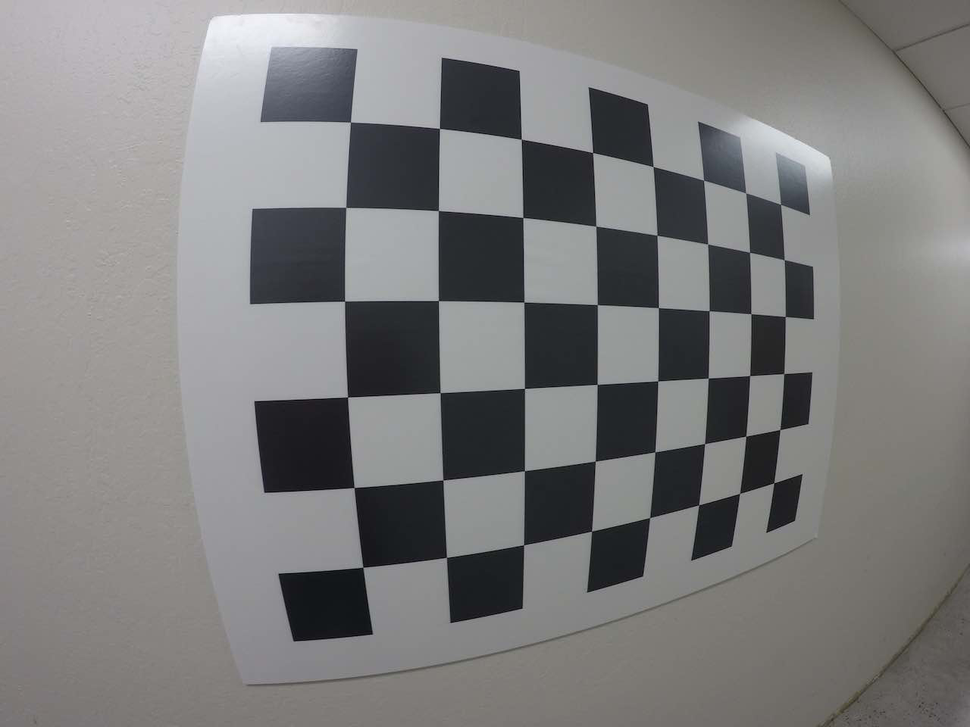
#> input picture Lesson6/test_images/test_image2.png, 970 x 727 px, shrunk from 1280 x 960 before the run
$ jupyter execute undistort-transform.ipynb
#> lines starting #> are read from the running program, lines starting #| are printed output that depends on the picture; after the words box and inside, x2 and y2 are one past the last pixel; in counts of white or black regions, pixels touching at a corner belong together
# Undistort and Transform Perspective Quiz

Here's a tricky quiz for you! You have now seen how to find corners, calibrate your camera, undistort an image, and apply a perspective transform. Now it's your chance to perform all these steps on an image. In the last quiz you calibrated the camera, so here I'm giving you the camera matrix, mtx, and the distortion coefficients dist to start with.

Your goal is to generate output like the image shown above. To do that, you need to write a function that takes your distorted image as input and completes the following steps:

- Undistort the image using `cv2.undistort()` with `mtx` and `dist`
- Convert to grayscale
- Find the chessboard corners
- Draw corners
- Define 4 source points (the outer 4 corners detected in the chessboard pattern)
- Define 4 destination points (must be listed in the same order as src points!)
- Use `cv2.getPerspectiveTransform()` to get M, the transform matrix
- use `cv2.warpPerspective()` to apply M and warp your image to a top-down view

**HINT** : Source points are the x and y pixel values of any four corners on your chessboard, you can extract these from the corners array output from `cv2.findChessboardCorners()`. Your destination points are the x and y pixel values of where you want those four corners to be mapped to in the output image.

[cell 1]
import pickle
import cv2
import numpy as np
import matplotlib.pyplot as plt
import matplotlib.image as mpimg

## Load Distortion Coefficients
Read in the saved camera matrix and distortion coefficients

These are the arrays you calculated using `cv2.calibrateCamera()`

[cell 2]
dist_pickle = pickle.load( open( "wide_dist_pickle_2.p", "rb" ) )
#> (reads Lesson6/wide_dist_pickle_2.p from the repository)
mtx = dist_pickle["mtx"]
dist = dist_pickle["dist"]

## Read in an image

[cell 3]
img = cv2.imread('test_images/test_image2.png')
#> img is the input picture: shape (727, 970, 3); mean B, G, R 124.9, 125, 125.3
nx = 8 # the number of inside corners in x
ny = 6 # the number of inside corners in y
plt.imshow(img)

## Corners Unwarp

Pass in your image into this function
Write code to do the following steps
1. Undistort using mtx and dist
2. Convert to grayscale
3. Find the chessboard corners
4. If corners found:
    1. draw corners
    2. define 4 source points `src = np.float32([[,],[,],[,],[,]])`
     Note: you could pick any four of the detected corners
      as long as those four corners define a rectangle
     One especially smart way to do this would be to use four well-chosen
      corners that were automatically detected during the undistortion steps
     We recommend using the automatic detection of corners in your code
    3. define 4 destination points `dst = np.float32([[,],[,],[,],[,]])`
    4. use `cv2.getPerspectiveTransform()` to get M, the transform matrix
    5. use `cv2.warpPerspective()` to warp your image to a top-down view
delete the next two lines

[cell 4]
def cal_undistort(img, mtx, dist):
#     # Use cv2.calibrateCamera() and cv2.undistort()
#     img_size = (img.shape[1], img.shape[0])

#     # Do camera calibration given object points and image points
#     ret, mtx, dist, rvecs, tvecs = cv2.calibrateCamera(objpoints, imgpoints, img_size,None,None)


    dst = cv2.undistort(img, mtx, dist, None, mtx)
    return dst

def find_corners (img, nx, ny):
    # prepare object points, like (0,0,0), (1,0,0), (2,0,0) ....,(6,5,0)
    objp = np.zeros((6*8,3), np.float32)
    objp[:,:2] = np.mgrid[0:8, 0:6].T.reshape(-1,2)

    # Arrays to store object points and image points from all the images.
    objpoints = [] # 3d points in real world space
    imgpoints = [] # 2d points in image plane.

    gray = cv2.cvtColor(img, cv2.COLOR_BGR2GRAY)

    # Find the chessboard corners
    ret, corners = cv2.findChessboardCorners(gray, (nx, ny), None)
    # print ('Corners found %s', corners)
    # print ('Corners found %s', [corners[0, 0], corners[1, 0], corners[8, 0], corners[9, 0]])
    # print ('Corners shap %s', corners.shap)

    # If found, add object points, image points
    if ret == True:
        objpoints.append(objp)
        imgpoints.append(corners)

        # Draw and display the corners
        cv2.drawChessboardCorners(img, (8,6), corners, ret)
        #write_name = 'corners_found'+str(idx)+'.jpg'
        #cv2.imwrite(write_name, img)
        cv2.imshow('img', img)

    return corners

def corners_unwarp(img, nx, ny, mtx, dist):
    # Pass in your image into this function
    img_size = (img.shape[1], img.shape[0])

    # Write code to do the following steps
    # 1) Undistort using mtx and dist
    undistort_img = cal_undistort (img, mtx, dist)

    # 2) Convert to grayscale
    # 3) Find the chessboard corners
    corners = find_corners (undistort_img, nx, ny)

    # 4) If corners found:
    #         a) draw corners
    #         b) define 4 source points src = np.float32([[,],[,],[,],[,]])

    src = np.float32([corners[0, 0], corners[nx - 1, 0], corners[nx*(ny-1), 0], corners[nx*ny-1, 0]])
    # print('Src shape: %s', src.shape)
    # print('Src: %s', src)

    #              Note: you could pick any four of the detected corners
    #               as long as those four corners define a rectangle
    #              One especially smart way to do this would be to use four well-chosen
    #               corners that were automatically detected during the undistortion steps
    #              We recommend using the automatic detection of corners in your code
    #         c) define 4 destination points dst = np.float32([[,],[,],[,],[,]])
#     [[ 462.55078  161.32762]
#  [1030.1245   269.8507 ]
#  [ 478.81427  748.9179 ]
#  [1021.08344  637.51074]]
    x0, y0, xl, yl = 50, 50, 120, 120
    dst = np.float32([[x0, y0],[x0+(nx-1)*xl, y0],[x0, y0+(ny-1)*yl],[x0+(nx-1)*xl, y0+(ny-1)*yl]])
    # print('dst: %s', dst)

    #         d) use cv2.getPerspectiveTransform() to get M, the transform matrix
    M = cv2.getPerspectiveTransform(src, dst)

    #         e) use cv2.warpPerspective() to warp your image to a top-down view
    warped = cv2.warpPerspective(undistort_img, M, img_size, flags=cv2.INTER_LINEAR)

    # delete the next two lines
#     M = None
#     warped = np.copy(img)
    return warped, M

## Call and show outcome

[cell 5]
top_down, perspective_M = corners_unwarp(img, nx, ny, mtx, dist)
#> in cal_undistort, `dst = cv2.undistort(img, mtx, dist, None, mtx)`:
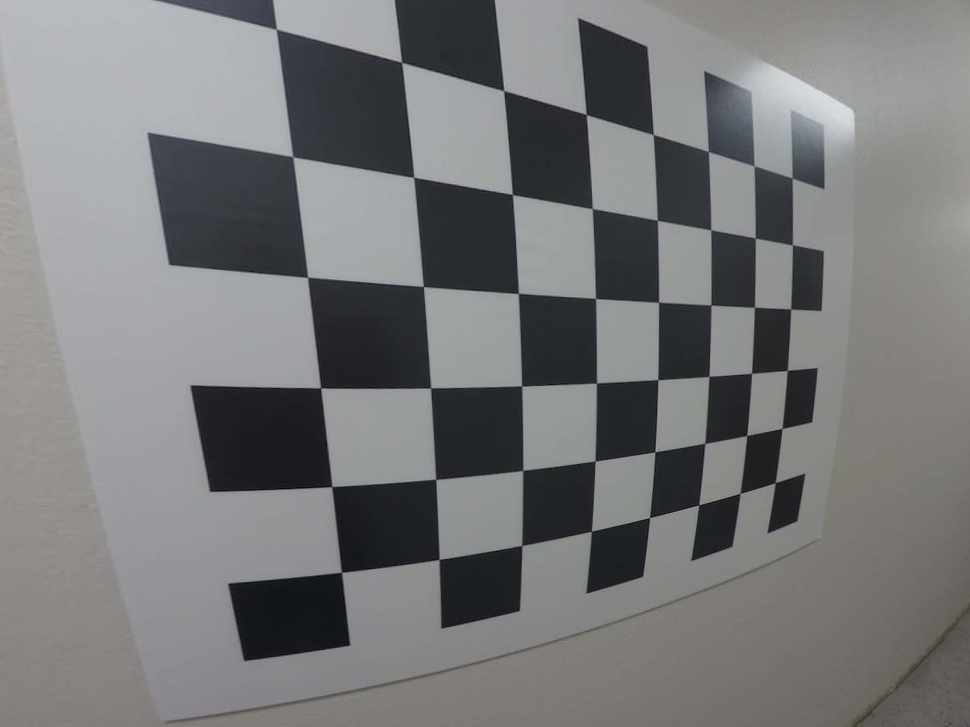
#> dst: shape (727, 970, 3); mean B, G, R 120.7, 119.9, 119.1
#> in find_corners, `ret, corners = cv2.findChessboardCorners(gray, (nx, ny), None)`: ret = True; corners = 48 rows, first 8: [279, 31], [402.6, 63.4], [503.8, 90.35], [585.8, 114.2], [653.2, 134.5], [708.2, 151.4], [753.7, 166.3], [792.1, 178]
#> in find_corners, `cv2.drawChessboardCorners(img, (8,6), corners, ret)`:
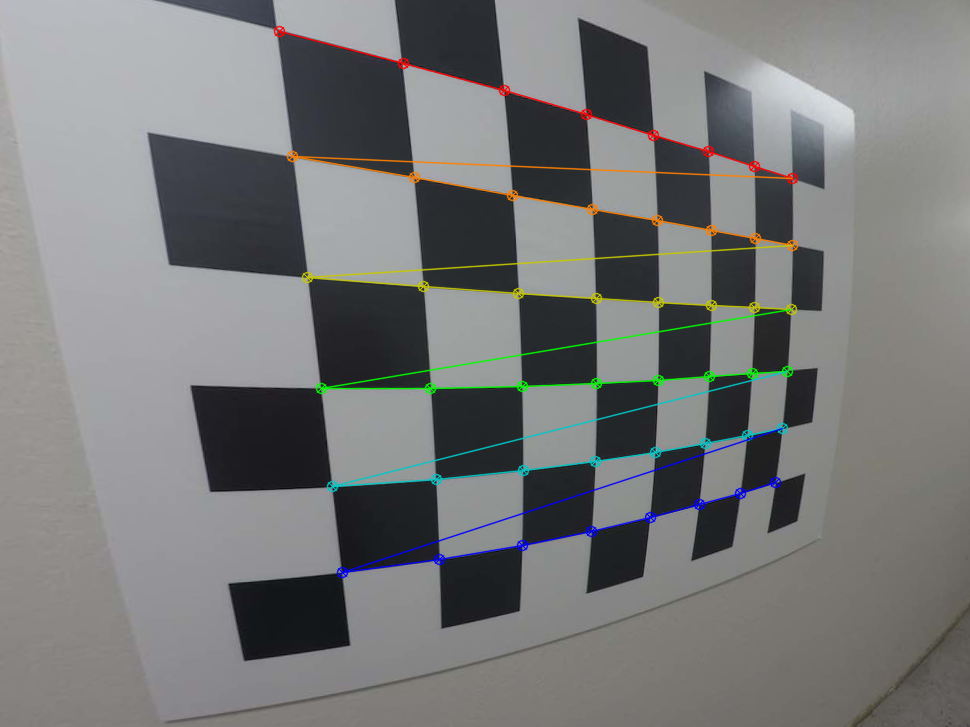
#> img: shape (727, 970, 3); 2.76% of pixels changed, all inside (x1, y1, x2, y2) = (273, 25, 799, 579)
#> in corners_unwarp, `src = np.float32([corners[0, 0], corners[nx - 1, 0], corners[nx*(ny-1)..`: src = [[279, 31], [792.1, 178], [341.6, 572.1], [775.3, 482.5]]
#> in corners_unwarp, `M = cv2.getPerspectiveTransform(src, dst)`: M = [[0.71, -0.0955, -154.8], [-0.252, 0.753, 87.3], [-0.000666, -0.000188, 1]]
#> in corners_unwarp, `warped = cv2.warpPerspective(undistort_img, M, img_size, flags=cv2.INT..`:
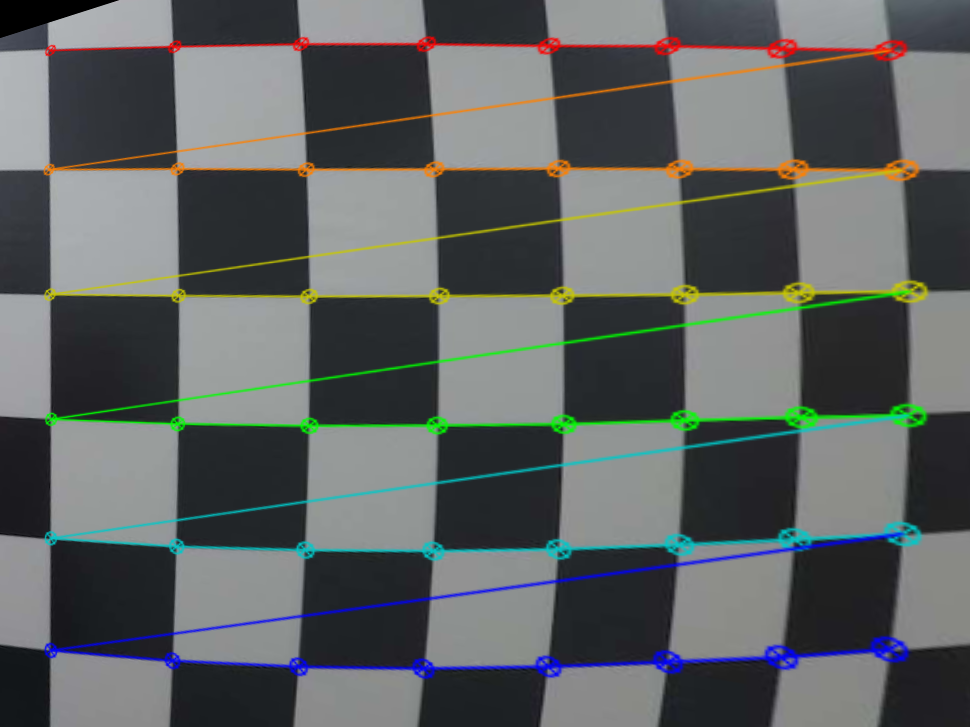
#> warped: shape (727, 970, 3); mean B, G, R 97.9, 98.2, 93.9
#> perspective_M has the same summary as M in corners_unwarp

f, (ax1, ax2) = plt.subplots(1, 2, figsize=(24, 9))
f.tight_layout()
ax1.imshow(img)
ax1.set_title('Original Image', fontsize=50)
ax2.imshow(top_down)
ax2.set_title('Undistorted and Warped Image', fontsize=50)
plt.subplots_adjust(left=0., right=1, top=0.9, bottom=0.)
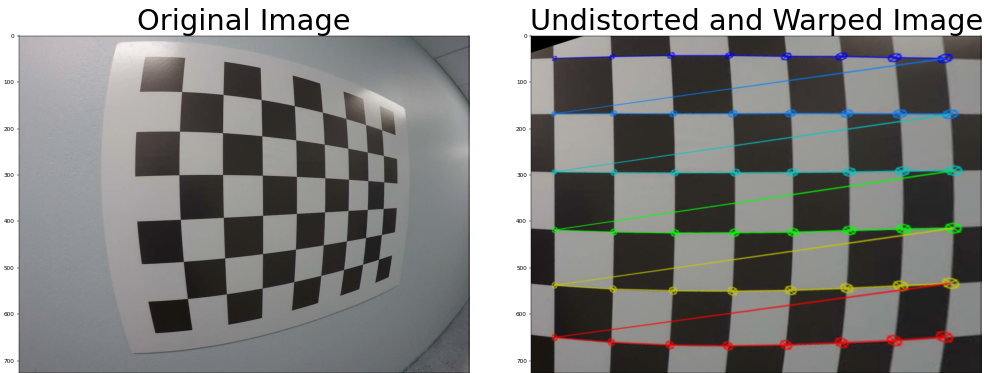
#> figure drawn by matplotlib, 2 panels; B, G, R data is drawn as R, G, B

---

## Model Answer

[cell 6]
# Define a function that takes an image, number of x and y points,
# camera matrix and distortion coefficients
def corners_unwarp_md(img, nx, ny, mtx, dist):
    # Use the OpenCV undistort() function to remove distortion
    undist = cv2.undistort(img, mtx, dist, None, mtx)
    # Convert undistorted image to grayscale
    gray = cv2.cvtColor(undist, cv2.COLOR_BGR2GRAY)
    # Search for corners in the grayscaled image
    ret, corners = cv2.findChessboardCorners(gray, (nx, ny), None)
    warped_img, M = None, None
    if ret == True:
        # If we found corners, draw them! (just for fun)
        cv2.drawChessboardCorners(undist, (nx, ny), corners, ret)
        # Choose offset from image corners to plot detected corners
        # This should be chosen to present the result at the proper aspect ratio
        # My choice of 100 pixels is not exact, but close enough for our purpose here
        offset = 100 # offset for dst points
        # Grab the image shape
        img_size = (gray.shape[1], gray.shape[0])

        # For source points I'm grabbing the outer four detected corners
        src = np.float32([corners[0], corners[nx-1], corners[-1], corners[-nx]])
        # For destination points, I'm arbitrarily choosing some points to be
        # a nice fit for displaying our warped result
        # again, not exact, but close enough for our purposes
        dst = np.float32([[offset, offset], [img_size[0]-offset, offset],
                                     [img_size[0]-offset, img_size[1]-offset],
                                     [offset, img_size[1]-offset]])
        # Given src and dst points, calculate the perspective transform matrix
        M = cv2.getPerspectiveTransform(src, dst)
        # Warp the image using OpenCV warpPerspective()
        warped_img = cv2.warpPerspective(undist, M, img_size)

    # Return the resulting image and matrix
    return warped_img, M

## Call and show outcome

[cell 7]
undistort_img, perspective_M = corners_unwarp_md(img, nx, ny, mtx, dist)
#> in corners_unwarp_md, `ret, corners = cv2.findChessboardCorners(gray, (nx, ny), None)`: ret = True
#> in corners_unwarp_md, `src = np.float32([corners[0], corners[nx-1], corners[-1], corners[-nx]])`: src = [[279, 31], [792.1, 178], [775.3, 482.5], [341.6, 572.1]]
#> in corners_unwarp_md, `M = cv2.getPerspectiveTransform(src, dst)`: M = [[0.615, -0.0977, -87.74], [-0.258, 0.651, 132.8], [-0.000666, -0.000188, 1]]
#> in corners_unwarp_md, `warped_img = cv2.warpPerspective(undist, M, img_size)`:
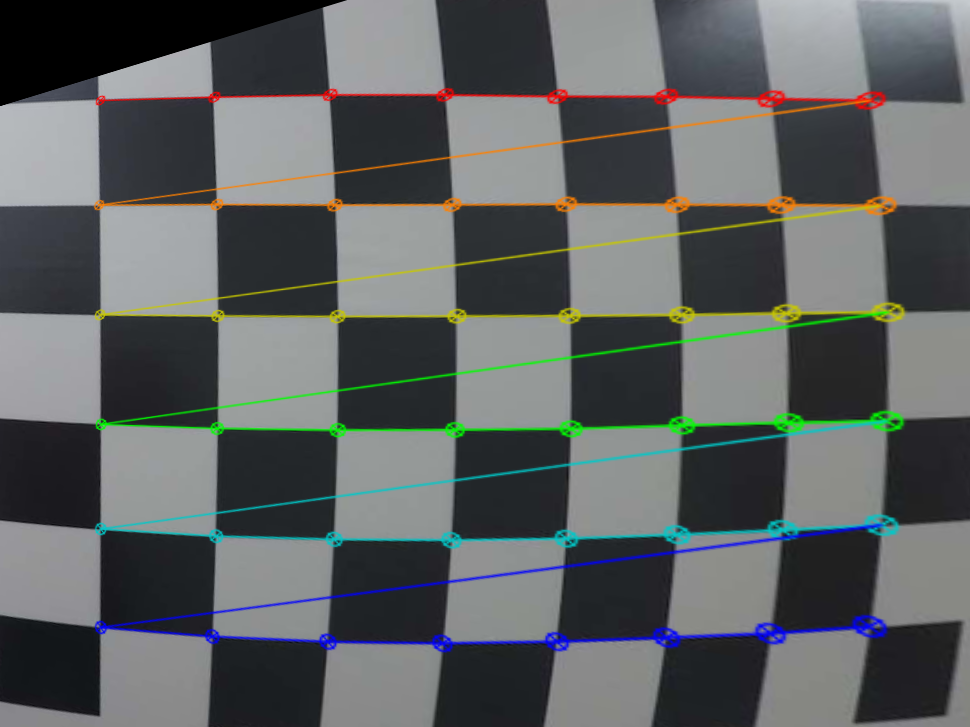
#> warped_img: shape (727, 970, 3); mean B, G, R 97.2, 96.9, 93.1
#> perspective_M has the same summary as M in corners_unwarp_md

f, (ax3, ax4) = plt.subplots(1, 2, figsize=(24, 9))
f.tight_layout()
ax3.imshow(img)
ax3.set_title('Original Image', fontsize=50)
ax4.imshow(undistort_img)
ax4.set_title('Undistorted and Warped Image', fontsize=50)
plt.subplots_adjust(left=0., right=1, top=0.9, bottom=0.)
#> figure, not shown here; B, G, R data is drawn as R, G, B
